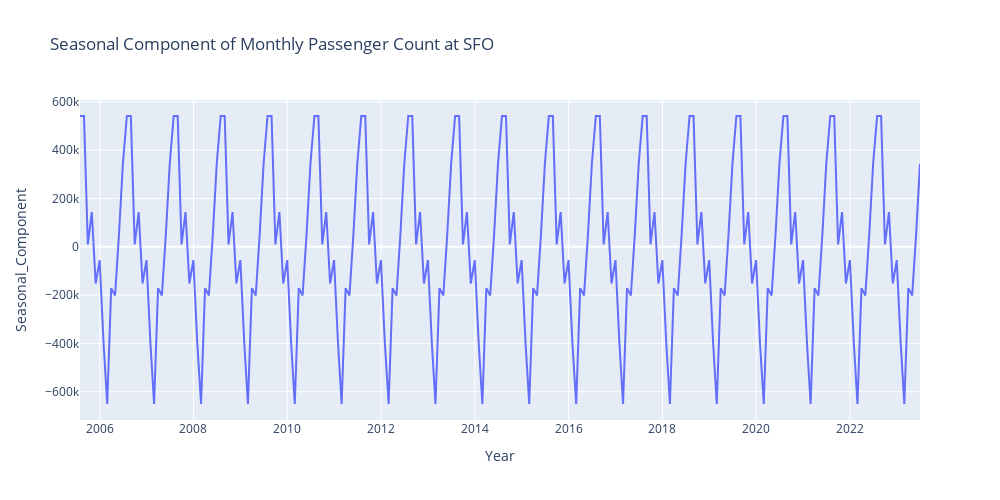

Notebook cell for this chart:
### Code cell
# Seasonal Pattern Analysis
decomposition = sm.tsa.seasonal_decompose(monthly_data['Passenger_Count'], model='additive')
seasonal_component = decomposition.seasonal

# Seasonal Pattern Analysis using Plotly Express
fig = px.line(x=monthly_data.index, y=seasonal_component,
              labels={'y': 'Seasonal Component'},
              title='Seasonal Component of Monthly Passenger Count at SFO')

# Customize the layout
fig.update_layout(xaxis_title='Year', yaxis_title='Seasonal_Component', height=500, width=1000)

# Show the plot
fig.show()

### Figure 1 — Plotly figure (JSON) as saved in the notebook; plotly's stock layout.template omitted (floating-point values rounded to 4 significant figures; data arrays with more than 128 entries replaced by an {"elided": "..."} marker saying what was removed)
{"data": [{"hovertemplate": "x=%{x}<br>Seasonal Component=%{y}<extra></extra>", "legendgroup": "", "line": {"color": "#636efa", "dash": "solid"}, "marker": {"symbol": "circle"}, "mode": "lines", "name": "", "orientation": "v", "showlegend": false, "type": "scatter", "x": {"elided": "216 str values"}, "xaxis": "x", "y": {"elided": "216 float values"}, "yaxis": "y"}], "layout": {"height": 500, "legend": {"tracegroupgap": 0}, "title": {"text": "Seasonal Component of Monthly Passenger Count at SFO"}, "width": 1000, "xaxis": {"anchor": "y", "domain": [0, 1], "title": {"text": "Year"}}, "yaxis": {"anchor": "x", "domain": [0, 1], "title": {"text": "Seasonal_Component"}}}}
